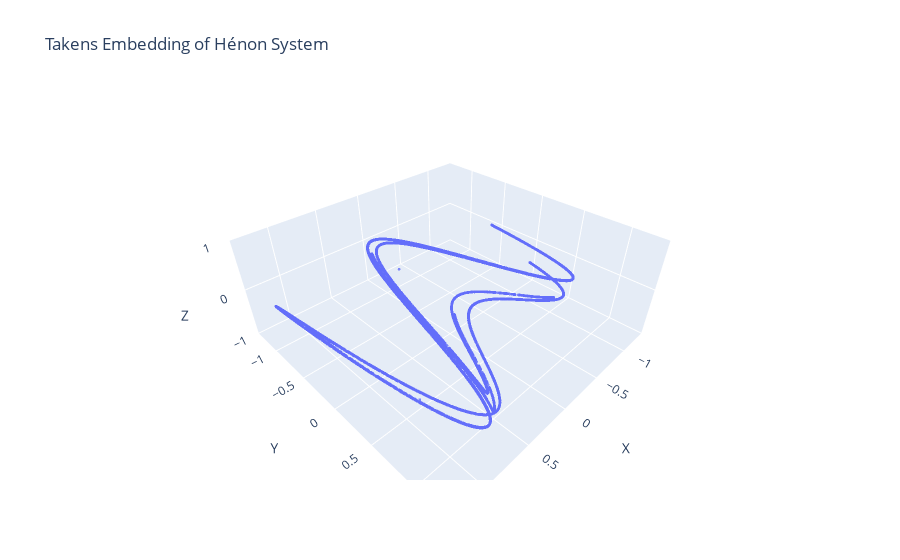

Notebook cell for this chart:
### Code cell
import numpy as np
import plotly.graph_objs as go

# Define the Hénon map
def henon_map(x, y, a=1.4, b=0.3):
    x_next = y + 1 - a * x ** 2
    y_next = b * x
    return x_next, y_next

# Generate Hénon attractor
def henon_attractor(x0, y0, steps=10000):
    x_values = np.zeros(steps)
    y_values = np.zeros(steps)
    
    x_values[0], y_values[0] = x0, y0
    for i in range(1, steps):
        x_values[i], y_values[i] = henon_map(x_values[i-1], y_values[i-1])
    
    return x_values, y_values

# Generate time series
x0, y0 = 0.1, 0.1  # Initial conditions
x_values, y_values = henon_attractor(x0, y0)

# Parameters for Takens embedding
embedding_dimension = 2  # Embedding dimension
time_delay = 1          # Time delay

# Create the embedded vectors
embedded_vectors = np.column_stack([x_values[:-embedding_dimension*time_delay],
                                    x_values[embedding_dimension*time_delay:]])

# Plot the embedded vectors

length_of_vectors = len(embedded_vectors[:, 0])
fig = go.Figure(data=[go.Scatter3d(
    x=embedded_vectors[:, 0],
    y=embedded_vectors[:, 1],
    z=np.zeros(length_of_vectors),
    mode='markers',
    marker=dict(
        size=1,
        opacity=0.8
    )
)])

fig.update_layout(
    scene=dict(
        xaxis_title='X',
        yaxis_title='Y',
        zaxis_title='Z'
    ),
    title='Takens Embedding of Hénon System'
)

fig.show()

### Figure 1 — Plotly figure (JSON) as saved in the notebook; plotly's stock layout.template omitted (floating-point values rounded to 4 significant figures; data arrays with more than 128 entries replaced by an {"elided": "..."} marker saying what was removed)
{"data": [{"marker": {"opacity": 0.8, "size": 1}, "mode": "markers", "type": "scatter3d", "x": {"elided": "9998 float values"}, "y": {"elided": "9998 float values"}, "z": {"elided": "9998 int values"}}], "layout": {"scene": {"xaxis": {"title": {"text": "X"}}, "yaxis": {"title": {"text": "Y"}}, "zaxis": {"title": {"text": "Z"}}}, "title": {"text": "Takens Embedding of Hénon System"}}}
